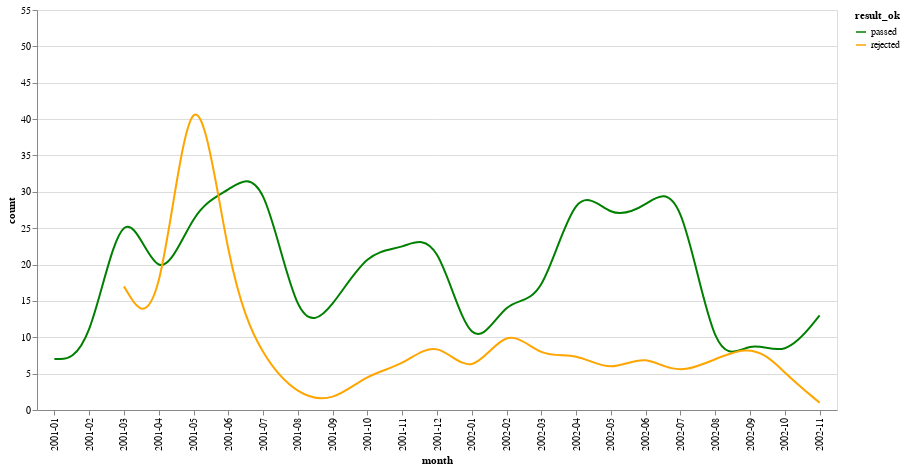

The notebook cell this image was saved under:
### Code cell
d = pd.DataFrame(laws_107.groupby(['month', 'result_ok']).size()).reset_index()
d = d.rename(columns={0: 'count'})

# Chart
nearest = alt.selection(type='single', nearest=True, on='mouseover',
                        fields=['month'], empty='none')
line = alt.Chart().mark_line(interpolate='basis').encode(
    x='month:O',
    y='count:Q',
    color=alt.Color('result_ok:N', 
                    scale=alt.Scale(domain=['passed', 'rejected'], 
                                    range=['green', 'orange'])))

alt.layer(line, data=d, width=800, height=400)

### Figure 1 — Vega-Lite specification as saved in the notebook (floating-point values rounded to 4 significant figures)
{"$schema": "https://vega.github.io/schema/vega-lite/v2.6.0.json", "config": {"view": {"height": 300, "width": 400}}, "data": {"name": "data-8d587f797e2999b9d7111bdcf07bc837"}, "datasets": {"data-8d587f797e2999b9d7111bdcf07bc837": [{"count": 7, "month": "2001-01", "result_ok": "passed"}, {"count": 7, "month": "2001-02", "result_ok": "passed"}, {"count": 32, "month": "2001-03", "result_ok": "passed"}, {"count": 17, "month": "2001-03", "result_ok": "rejected"}, {"count": 15, "month": "2001-04", "result_ok": "passed"}, {"count": 9, "month": "2001-04", "result_ok": "rejected"}, {"count": 28, "month": "2001-05", "result_ok": "passed"}, {"count": 54, "month": "2001-05", "result_ok": "rejected"}, {"count": 1, "month": "2001-05", "result_ok": "undefinied"}, {"count": 30, "month": "2001-06", "result_ok": "passed"}, {"count": 18, "month": "2001-06", "result_ok": "rejected"}, {"count": 2, "month": "2001-06", "result_ok": "undefinied"}, {"count": 34, "month": "2001-07", "result_ok": "passed"}, {"count": 7, "month": "2001-07", "result_ok": "rejected"}, {"count": 10, "month": "2001-08", "result_ok": "passed"}, {"count": 2, "month": "2001-08", "result_ok": "rejected"}, {"count": 14, "month": "2001-09", "result_ok": "passed"}, {"count": 1, "month": "2001-09", "result_ok": "rejected"}, {"count": 22, "month": "2001-10", "result_ok": "passed"}, {"count": 5, "month": "2001-10", "result_ok": "rejected"}, {"count": 22, "month": "2001-11", "result_ok": "passed"}, {"count": 6, "month": "2001-11", "result_ok": "rejected"}, {"count": 25, "month": "2001-12", "result_ok": "passed"}, {"count": 10, "month": "2001-12", "result_ok": "rejected"}, {"count": 2, "month": "2001-12", "result_ok": "undefinied"}, {"count": 6, "month": "2002-01", "result_ok": "passed"}, {"count": 4, "month": "2002-01", "result_ok": "rejected"}, {"count": 16, "month": "2002-02", "result_ok": "passed"}, {"count": 12, "month": "2002-02", "result_ok": "rejected"}, {"count": 14, "month": "2002-03", "result_ok": "passed"}, {"count": 7, "month": "2002-03", "result_ok": "rejected"}, {"count": 32, "month": "2002-04", "result_ok": "passed"}, {"count": 8, "month": "2002-04", "result_ok": "rejected"}, {"count": 26, "month": "2002-05", "result_ok": "passed"}, {"count": 5, "month": "2002-05", "result_ok": "rejected"}, {"count": 28, "month": "2002-06", "result_ok": "passed"}, {"count": 8, "month": "2002-06", "result_ok": "rejected"}, {"count": 32, "month": "2002-07", "result_ok": "passed"}, {"count": 4, "month": "2002-07", "result_ok": "rejected"}, {"count": 5, "month": "2002-08", "result_ok": "passed"}, {"count": 10, "month": "2002-09", "result_ok": "passed"}, {"count": 10, "month": "2002-09", "result_ok": "rejected"}, {"count": 7, "month": "2002-10", "result_ok": "passed"}, {"count": 5, "month": "2002-10", "result_ok": "rejected"}, {"count": 13, "month": "2002-11", "result_ok": "passed"}, {"count": 1, "month": "2002-11", "result_ok": "rejected"}]}, "height": 400, "layer": [{"encoding": {"color": {"field": "result_ok", "scale": {"domain": ["passed", "rejected"], "range": ["green", "orange"]}, "type": "nominal"}, "x": {"field": "month", "type": "ordinal"}, "y": {"field": "count", "type": "quantitative"}}, "mark": {"interpolate": "basis", "type": "line"}}], "width": 800}
